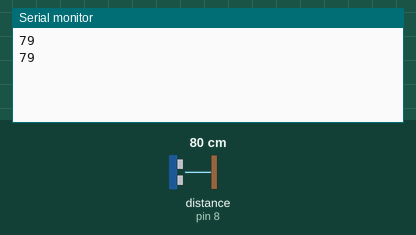
A sketch run on a simulated Arduino Uno, built with avr-gcc and run on an emulated ATmega328P. On the bench: the last lines printed to the serial monitor. Wiring (inferred from the names in the program): ultrasonic range finder: trigger pin 9; echo pin 8. Inputs (shaded band) come from the test bench; at power-on: distance to the obstacle (sensor on pin 8) 80 cm. The echo pulse lasts 58.3 µs per cm.

Above: at 1.8 s.
1.9 s: distance to the obstacle (sensor on pin 8) set to 2 cm
At 2.5 s:
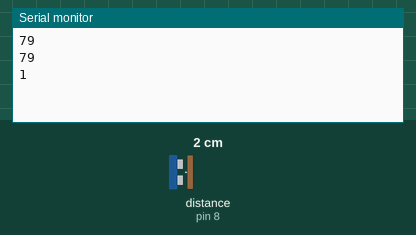
3.4 s: distance to the obstacle (sensor on pin 8) set to 4 cm
At 4.8 s:
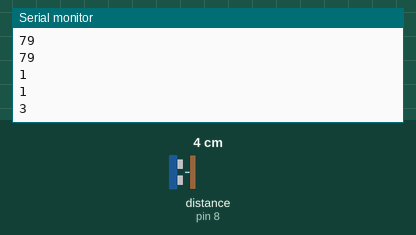
Timing chart, 0 to 6.4 s (numbered marks = the images above; inputs shaded):
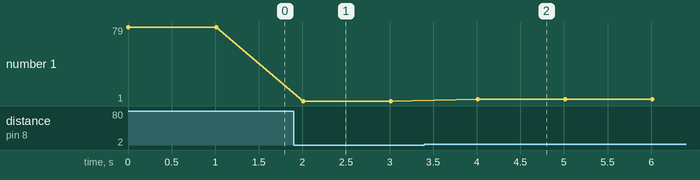

The sketch:

SPI.ino
```cpp
#define trigPin 9
#define echoPin 8

void setup() {
Serial.begin (9600);
pinMode(trigPin, OUTPUT);
pinMode(echoPin, INPUT);
}
void loop() {
int sure, mesafe;
digitalWrite(trigPin, LOW);
delayMicroseconds(2);
digitalWrite(trigPin, HIGH);
delayMicroseconds(10);
digitalWrite(trigPin, LOW);
sure = pulseIn(echoPin, HIGH);
mesafe = (sure/2) / 29.1;
Serial.println(mesafe);


delay(1000);

}
```

Measured:
- after the input at 1.9 s, the serial monitor: prints a new line after 0.11 s (image 1)
- after the input at 3.4 s, the serial monitor: prints a new line after 0.61 s (image 2)
- plotted number 1: 79 → 1 after the input at 1.9 s, 1 → 3 after the input at 3.4 s
